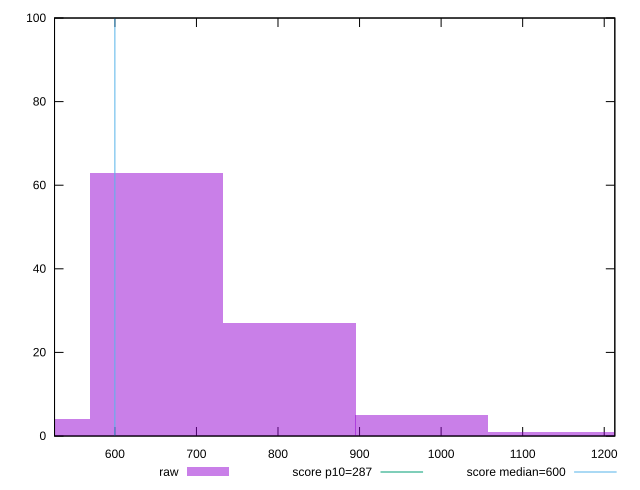

Write gnuplot code to recreate this figure.
reset

$raw <<EOF
488.20345006083426 4
650.9379334144456 63
976.4069001216685 5
1139.1413834752798 1
813.672416768057 27
EOF

set key outside below
set boxwidth 162.7344833536114
set xrange [526:1213]
set yrange [0:100]
set trange [0:100]
set style fill transparent solid 0.5 noborder

set parametric
set terminal svg size 640, 490 enhanced background rgb 'white'
set output "report_00009_2021-02-08T22-37-41.559Z/total-blocking-time/samples/pages+cached/raw/histogram.svg"

plot $raw title "raw" with boxes, \
     287,t title "score p10=287", \
     600,t title "score median=600"

reset
